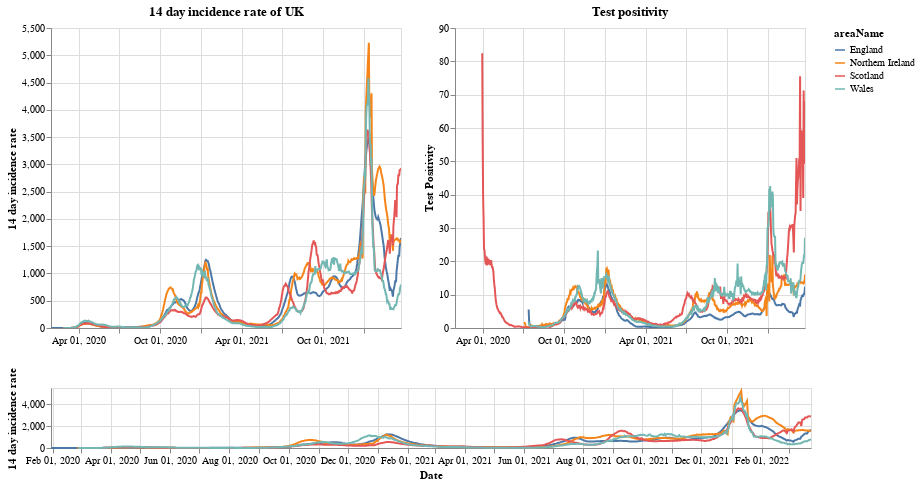

Notebook code for this chart:
### Markdown cell above
# Plots

First a plot with each country in the UK. The top right shows the positivity rate for (which is the percentage of registered tests which were positive) while the top left is the 14 day incidence rate. The bottom chart can be used to select the timeframe (does not work on a mobile device).

### Code cell
#collapse
brush = alt.selection(type='interval', name='DateBrush',encodings=['x'],fields=['Time'])
leg_selection = alt.selection_multi(fields=['areaName'], bind='legend')

base = alt.Chart(uk_cases).mark_line().encode(
    x=alt.X("yearmonthdate(date):T", axis=alt.Axis(title='Date')),
    y=alt.Y("twoWeeklyCasesRate:Q", axis=alt.Axis(title='14 day incidence rate')),
    tooltip=['areaName', 'date','twoWeeklyCasesRate', 'testPositivity'],
    color='areaName',
    opacity=alt.condition(leg_selection, alt.value(2), alt.value(0.1))
).add_selection(leg_selection).properties(width=350)

upper = base.encode(alt.X('yearmonthdate(date):T', axis=alt.Axis(title=''),
                         scale=alt.Scale(domain=brush))
                   ).properties(title=f'14 day incidence rate of UK')
upper_right = upper.encode(alt.Y('testPositivity:Q', axis=alt.Axis(title='Test Positivity'))).properties(title='Test positivity')
lower = base.properties(height=60, width = 760).add_selection(brush)

(upper | upper_right) & lower

### Figure 1 — Vega-Lite specification as saved in the notebook (floating-point values rounded to 4 significant figures; data arrays with more than 128 entries replaced by an {"elided": "..."} marker saying what was removed)
{"config": {"view": {"continuousWidth": 400, "continuousHeight": 300}}, "vconcat": [{"hconcat": [{"mark": "line", "encoding": {"color": {"type": "nominal", "field": "areaName"}, "opacity": {"condition": {"value": 2, "selection": "selector001"}, "value": 0.1}, "tooltip": [{"type": "nominal", "field": "areaName"}, {"type": "temporal", "field": "date"}, {"type": "quantitative", "field": "twoWeeklyCasesRate"}, {"type": "quantitative", "field": "testPositivity"}], "x": {"type": "temporal", "axis": {"title": ""}, "field": "date", "scale": {"domain": {"selection": "DateBrush"}}, "timeUnit": "yearmonthdate"}, "y": {"type": "quantitative", "axis": {"title": "14 day incidence rate"}, "field": "twoWeeklyCasesRate"}}, "selection": {"selector001": {"type": "multi", "fields": ["areaName"], "bind": "legend"}}, "title": "14 day incidence rate of UK", "width": 350}, {"mark": "line", "encoding": {"color": {"type": "nominal", "field": "areaName"}, "opacity": {"condition": {"value": 2, "selection": "selector001"}, "value": 0.1}, "tooltip": [{"type": "nominal", "field": "areaName"}, {"type": "temporal", "field": "date"}, {"type": "quantitative", "field": "twoWeeklyCasesRate"}, {"type": "quantitative", "field": "testPositivity"}], "x": {"type": "temporal", "axis": {"title": ""}, "field": "date", "scale": {"domain": {"selection": "DateBrush"}}, "timeUnit": "yearmonthdate"}, "y": {"type": "quantitative", "axis": {"title": "Test Positivity"}, "field": "testPositivity"}}, "selection": {"selector001": {"type": "multi", "fields": ["areaName"], "bind": "legend"}}, "title": "Test positivity", "width": 350}]}, {"mark": "line", "encoding": {"color": {"type": "nominal", "field": "areaName"}, "opacity": {"condition": {"value": 2, "selection": "selector001"}, "value": 0.1}, "tooltip": [{"type": "nominal", "field": "areaName"}, {"type": "temporal", "field": "date"}, {"type": "quantitative", "field": "twoWeeklyCasesRate"}, {"type": "quantitative", "field": "testPositivity"}], "x": {"type": "temporal", "axis": {"title": "Date"}, "field": "date", "timeUnit": "yearmonthdate"}, "y": {"type": "quantitative", "axis": {"title": "14 day incidence rate"}, "field": "twoWeeklyCasesRate"}}, "height": 60, "selection": {"selector001": {"type": "multi", "fields": ["areaName"], "bind": "legend"}, "DateBrush": {"type": "interval", "encodings": ["x"], "fields": ["Time"]}}, "width": 760}], "data": {"name": "data-05f380fb3869e0aaacc8e9bccc3cd2e0"}, "$schema": "https://vega.github.io/schema/vega-lite/v4.8.1.json", "datasets": {"data-05f380fb3869e0aaacc8e9bccc3cd2e0": {"elided": "3056 records"}}}
